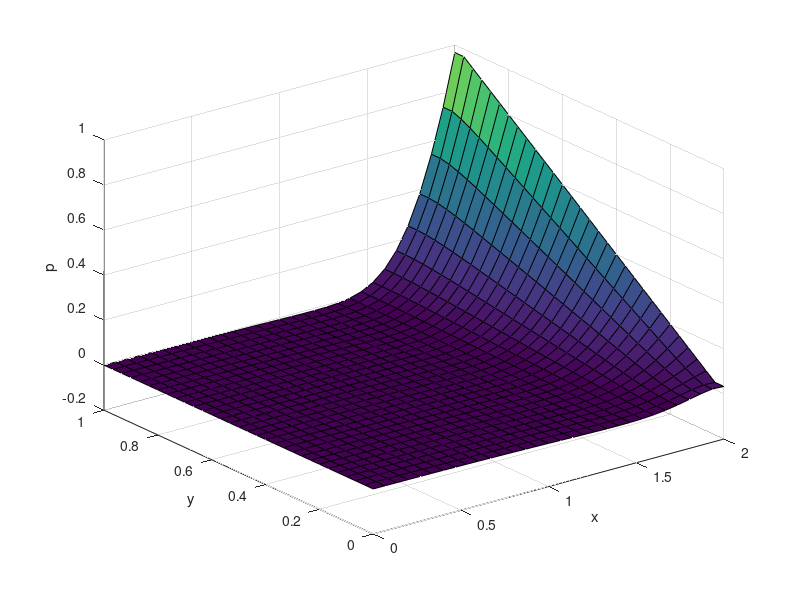

Reproduce this figure in MATLAB.
% Set grid size and boundary conditions
nx = 31;
ny = 31;
dx = 2 / (nx - 1);
dy = 2 / (ny - 1);
x = linspace(0,2,nx);
y = linspace(0,1,ny);


p = zeros(ny, nx);  % Initialize grid with all zeros
p(:, 1) = 0;  % p = 0 at x = 0
p(:, end) = y;  % p = y at x = 2
p(1, :) = p(2, :);  % dp/dy = 0 at y = 0
p(end, :) = p(end-1, :);  % dp/dy = 0 at y = 1

% Set initial error and convergence criterion
l2norm = 1;
l2_target = 1e-4;

% Iterate until error is below the convergence criterion
while l2norm > l2_target
    pn = p;  % Store previous iteration
    % Update values using the Laplace equation
    p(2:end-1, 2:end-1) = ((dy^2 * (pn(1:end-2, 2:end-1) + pn(3:end, 2:end-1)) + dx^2 * (pn(2:end-1, 1:end-2) + pn(2:end-1, 3:end))) / (2 * (dx^2 + dy^2)) - ...
                         (y(2:end-1).^2 .* dx^2 .* dy^2) / (2 * (dx^2 + dy^2))) / (1 + dx^2 * dy^2 / (2 * (dx^2 + dy^2)));
    % Apply boundary conditions
    p(:, 1) = 0;  % p = 0 at x = 0
    p(:, end) = y;  % p = y at x = 2
    p(1, :) = p(2, :);  % dp/dy = 0 at y = 0
    p(end, :) = p(end-1, :);  % dp/dy = 0 at y = 1
    % Compute error
    l2norm = sum((p(:) - pn(:)).^2) / sum(pn(:).^2);
end

% Plot the solution
surf(x, y, p)
xlabel('x')
ylabel('y')
zlabel('p')
